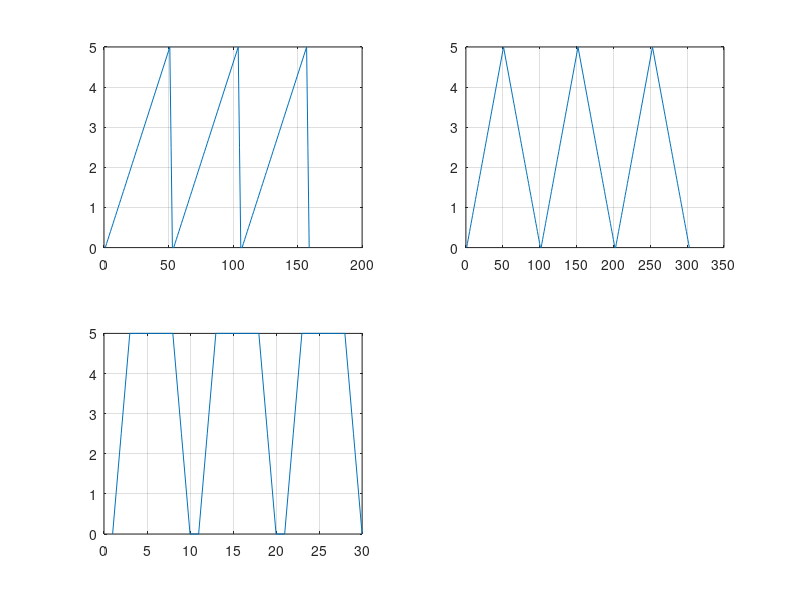

MATLAB code to generate this figure:


clear all
%sawtooth
t=[0:0.1:4.9,5:-2.5:0];
t1=repmat(t,1,3);
subplot(2,2,1);
y=plot(t1);
grid on


%tirangular wave
t=[0:0.1:4.9,5:-0.1:0];
t1=repmat(t,1,3);
subplot(2,2,2);
x=plot(t1);
grid on


%square wave
t=[0:2.5:4.9,5*ones(1,5),5:-2.5:0];
t1=repmat(t,1,3);
subplot(2,2,3);
z=plot(t1);
grid on